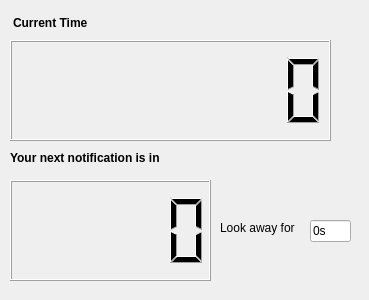
<?xml version="1.0" encoding="UTF-8"?>
<ui version="4.0">
 <class>Widget</class>
 <widget class="QWidget" name="Widget">
  <property name="geometry">
   <rect>
    <x>0</x>
    <y>0</y>
    <width>369</width>
    <height>300</height>
   </rect>
  </property>
  <property name="windowTitle">
   <string>Widget</string>
  </property>
  <widget class="QLCDNumber" name="timer">
   <property name="geometry">
    <rect>
     <x>10</x>
     <y>180</y>
     <width>201</width>
     <height>101</height>
    </rect>
   </property>
  </widget>
  <widget class="QLabel" name="label_2">
   <property name="geometry">
    <rect>
     <x>10</x>
     <y>150</y>
     <width>191</width>
     <height>16</height>
    </rect>
   </property>
   <property name="font">
    <font>
     <family>Segoe UI</family>
     <pointsize>9</pointsize>
     <weight>75</weight>
     <bold>true</bold>
    </font>
   </property>
   <property name="text">
    <string>Your next notification is in</string>
   </property>
  </widget>
  <widget class="QLabel" name="label_3">
   <property name="geometry">
    <rect>
     <x>220</x>
     <y>220</y>
     <width>80</width>
     <height>16</height>
    </rect>
   </property>
   <property name="text">
    <string>Look away for</string>
   </property>
  </widget>
  <widget class="QLineEdit" name="lineEdit">
   <property name="geometry">
    <rect>
     <x>310</x>
     <y>220</y>
     <width>41</width>
     <height>22</height>
    </rect>
   </property>
   <property name="text">
    <string>0s</string>
   </property>
  </widget>
  <widget class="QLabel" name="label">
   <property name="geometry">
    <rect>
     <x>13</x>
     <y>13</y>
     <width>92</width>
     <height>20</height>
    </rect>
   </property>
   <property name="sizePolicy">
    <sizepolicy hsizetype="Minimum" vsizetype="Minimum">
     <horstretch>0</horstretch>
     <verstretch>0</verstretch>
    </sizepolicy>
   </property>
   <property name="font">
    <font>
     <family>Segoe UI</family>
     <pointsize>9</pointsize>
     <weight>75</weight>
     <bold>true</bold>
    </font>
   </property>
   <property name="text">
    <string>Current Time</string>
   </property>
  </widget>
  <widget class="QLCDNumber" name="clock">
   <property name="geometry">
    <rect>
     <x>10</x>
     <y>40</y>
     <width>321</width>
     <height>101</height>
    </rect>
   </property>
   <property name="digitCount">
    <number>8</number>
   </property>
  </widget>
 </widget>
 <layoutdefault spacing="6" margin="11"/>
 <resources/>
 <connections/>
</ui>
